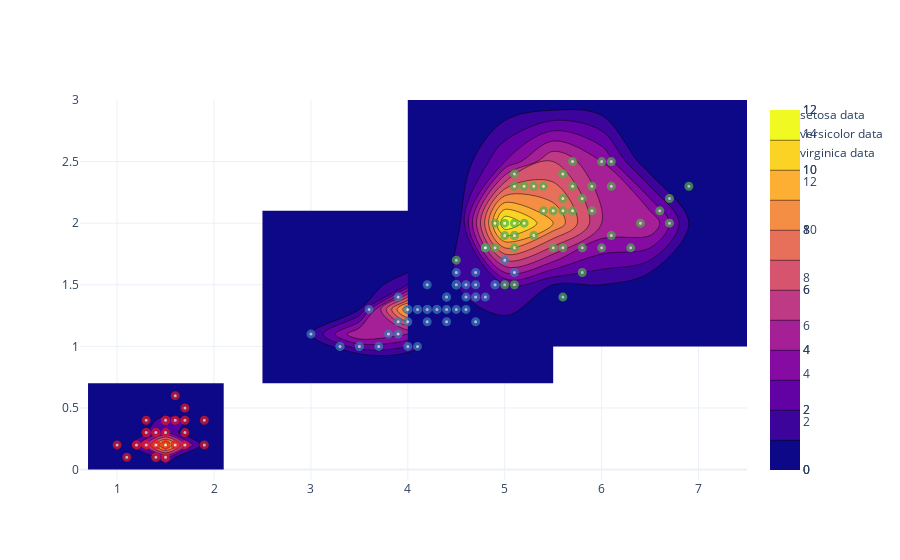

Notebook cell for this chart:
### Markdown cell above
## Plot Bivariate Distributions at Different Bandwiths

I'm afraid I wrestled with this one a good deal and could not find a way to get plotly to allow me to plot multiple kernel density plots with differing bandwidths at the same time. I should have used another library.

### Code cell
a10 = Parzen.plot2D(raw_data, np.linspace(-1, 8, 50),  np.linspace(-2, 6, 50), [2,3], 0.50, species, color_map)
a10.show()
